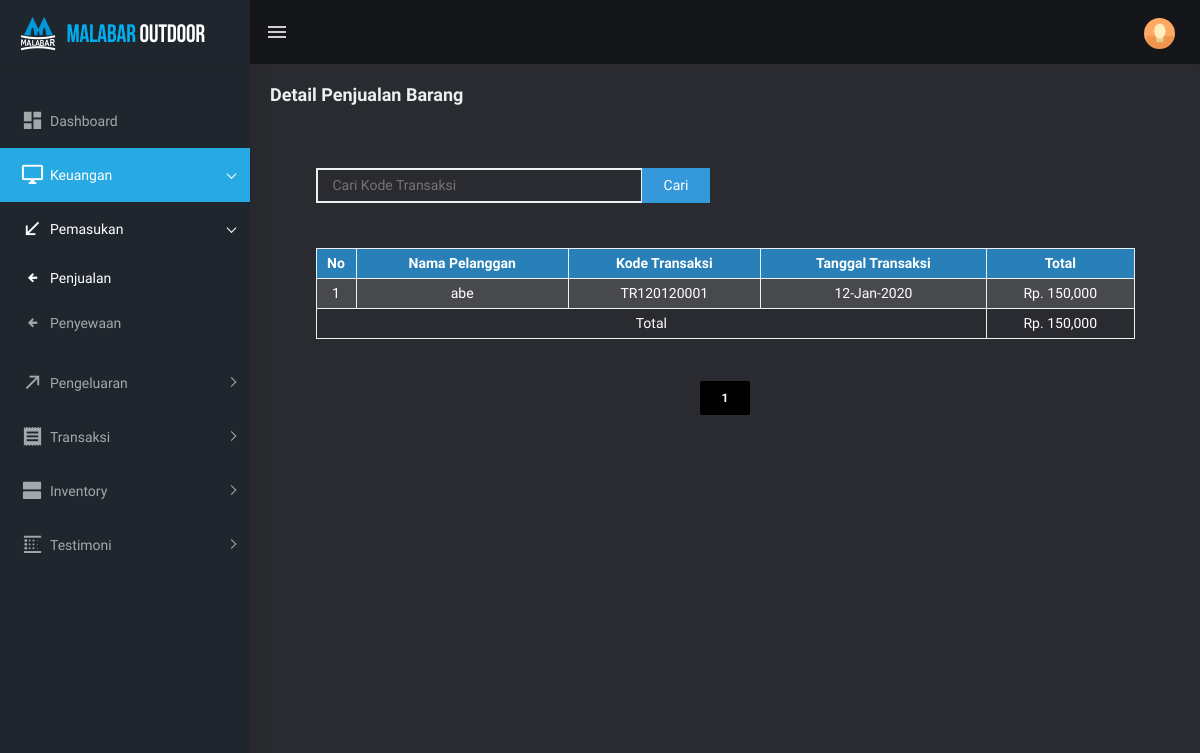
The page /admin/html/owner/pemasukanjual.php (signed in) on the database as committed earlier.
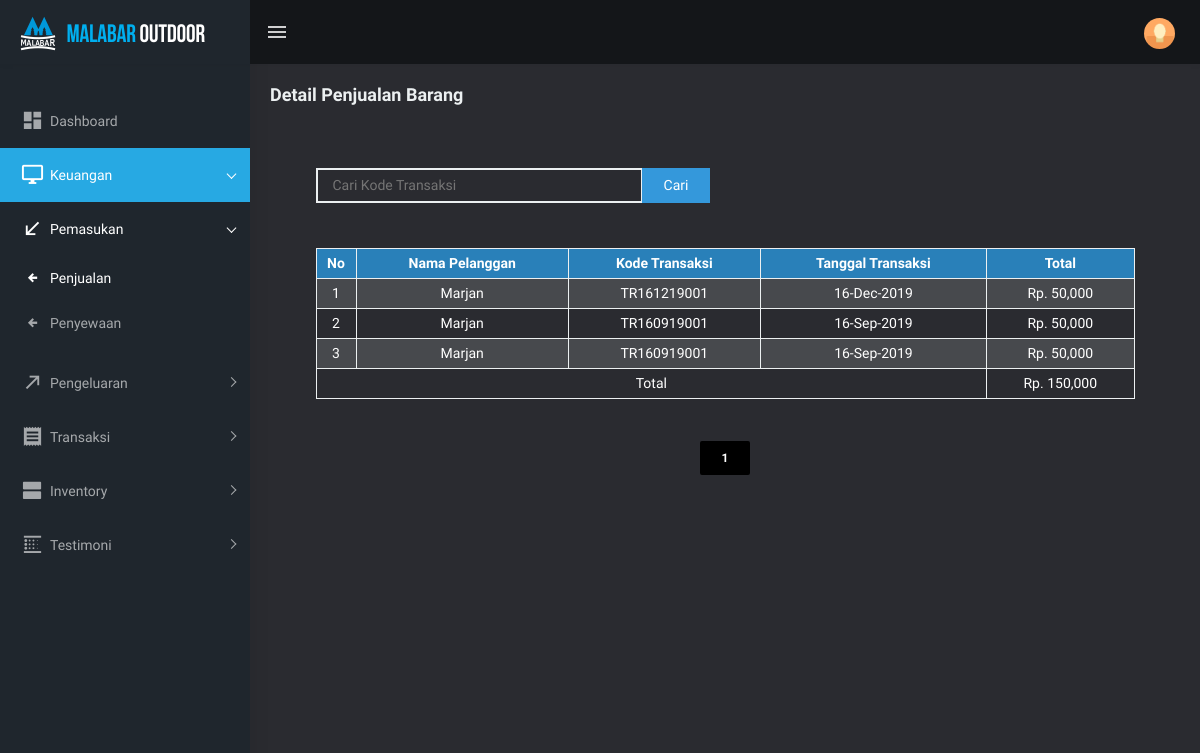
The same page on the database as committed later.
### tables this page shows
CREATE TABLE `jual` (
  `kdJual` varchar(9) NOT NULL,
  `jmlhBrg` int(11) NOT NULL,
  `subTotal` int(11) NOT NULL,
  `kdTransaksi` varchar(11) NOT NULL,
  `idBrg` varchar(9) NOT NULL
);

CREATE TABLE `transaksi` (
  `kdTransaksi` varchar(11) NOT NULL,
  `tglTransaksi` date NOT NULL,
  `totalBayarJual` int(11) NOT NULL,
  `totalBayarSewa` int(11) NOT NULL,
  `totalHarga` int(11) NOT NULL,
  `keterangan` text DEFAULT NULL,
  `status` varchar(30) NOT NULL,
  `alamat` text NOT NULL,
  `fotoPembayaran` varchar(200) DEFAULT NULL,
  `idUser` varchar(9) NOT NULL
);

### admin/html/owner/pemasukanjual.php (the view, shortened to what this page needs)
<?php
include "../../../config.php";
$halaman = 15;
$page = isset($_GET["halaman"]) ? (int)$_GET["halaman"] : 1;
$mulai = ($page>1) ? ($page * $halaman) - $halaman : 0;
$result = mysqli_query($koneksi,"select * from jual join transaksi on transaksi.kdTransaksi = jual.kdTransaksi");
$total = mysqli_num_rows($result);
$pages = ceil($total/$halaman);
$pagi = false;
?>
<!DOCTYPE html>
<html dir="ltr" lang="en">
<head>
    <link href="../../assets/libs/flot/css/float-chart.css" rel="stylesheet">
    <link href="../../dist/css/style.min.css" rel="stylesheet">
</head>
<body>
    <div id="main-wrapper">
        <header class="topbar" data-navbarbg="skin5">
            <nav class="navbar top-navbar navbar-expand-md navbar-dark">
                <div class="navbar-header" data-logobg="skin5">
                    <a class="navbar-brand" href="index.php">
                        <b class="logo-icon p-l-10">
                            <img src="../../assets/images/logo-icon.png" alt="homepage" class="light-logo" />
                        </b>
                        <span class="logo-text">
                         <img src="../../assets/images/logo-text.png" alt="homepage" class="light-logo" />
                     </span>
                     </a>
                 </div>
                 <div class="navbar-collapse collapse" id="navbarSupportedContent" data-navbarbg="skin5">
                    <ul class="navbar-nav float-left mr-auto">
                        <li class="nav-item d-none d-md-block"><a class="nav-link sidebartoggler waves-effect waves-light" href="javascript:void(0)" data-sidebartype="mini-sidebar"><i class="mdi mdi-menu font-24"></i></a></li>
                    </ul>
                    <ul class="navbar-nav float-right">
                        <li class="nav-item dropdown">
                            <a class="nav-link dropdown-toggle text-muted waves-effect waves-dark pro-pic" href="" data-toggle="dropdown" aria-haspopup="true" aria-expanded="false"><img src="../../assets/images/users/1.jpg" alt="user" class="rounded-circle" width="31"></a>
                        </li>
                    </ul>
                </div>
            </nav>
        </header>
        <aside class="left-sidebar" data-sidebarbg="skin5">
            <div class="scroll-sidebar">
                <nav class="sidebar-nav">
                    <ul id="sidebarnav" class="p-t-30">
                        <li class="sidebar-item"> <a class="sidebar-link waves-effect waves-dark sidebar-link" href="index.php" aria-expanded="false"><i class="mdi mdi-view-dashboard"></i><span class="hide-menu">Dashboard</span></a></li>
                        <li class="sidebar-item"> <a class="sidebar-link has-arrow waves-effect waves-dark" href="javascript:void(0)" aria-expanded="false"><i class="mdi mdi-monitor"></i><span class="hide-menu">Keuangan </span></a>
                            <ul aria-expanded="false" class="collapse  second-level">
                                <li class="sidebar-item"><a  class="sidebar-link has-arrow waves-effect waves-dark" href="javascript:void(0)" aria-expanded="false"><i class="mdi mdi-arrow-bottom-left"></i><span class="hide-menu"> Pemasukan </span></a>
                                    <ul aria-expanded="false" class="collapse  first-level">
                                        <li class="sidebar-item"><a href="pemasukanjual.php" class="sidebar-link"><i class="mdi mdi-arrow-left-bold"></i><span class="hide-menu"> Penjualan </span></a></li>
                                        <li class="sidebar-item"><a href="pemasukansewa.php" class="sidebar-link"><i class="mdi mdi-arrow-left-bold"></i><span class="hide-menu"> Penyewaan </span></a></li>
                                    </ul>
                                </li>
                                <li class="sidebar-item"><a  class="sidebar-link has-arrow waves-effect waves-dark" href="javascript:void(0)" aria-expanded="false"><i class="mdi mdi-arrow-top-right"></i><span class="hide-menu"> Pengeluaran </span></a>
                                </li>
                            </ul>
                        </li>
                        <li class="sidebar-item"> <a class="sidebar-link has-arrow waves-effect waves-dark" href="javascript:void(0)" aria-expanded="false"><i class="mdi mdi-receipt"></i><span class="hide-menu">Transaksi </span></a>
                        </li>
                        <li class="sidebar-item"> <a class="sidebar-link has-arrow waves-effect waves-dark" href="javascript:void(0)" aria-expanded="false"><i class="mdi mdi-view-agenda"></i><span class="hide-menu">Inventory </span></a>
                        </li>
                        <li class="sidebar-item"> <a class="sidebar-link has-arrow waves-effect waves-dark" href="javascript:void(0)" aria-expanded="false"><i class="mdi mdi-blur-linear"></i><span class="hide-menu">Testimoni </span></a>
                        </li>
                    </ul>
                </nav>
            </div>
        </aside>
        <div class="page-wrapper" style="background-color: #2a2b30; color: rgba(236, 240, 241,1.0); height: 100%;">
            <div class="page-breadcrumb">
                <div class="row">
                    <div class="col-12 d-flex no-block align-items-center">
                        <h4 class="page-title">Detail Penjualan Barang</h4>
                    </div>
                </div>
            </div>
            <div class="container-fluid" style="height: 100%;">
                <center>
                    <br><br>
                    <form method="post">
                        <div style="width: 90%; text-align: left;">
                            <input type="text" name="cari" class="inblock" placeholder="Cari Kode Transaksi">
                            <button class="cari" name="submit">Cari</button>
                        </div>
                    </form>
                    <table>
                        <tr>
                            <th>No</th>
                            <th>Nama Pelanggan</th>
                            <th>Kode Transaksi</th>
                            <th>Tanggal Transaksi</th>
                            <th>Total</th>
                        </tr>
                        <?php
                        $no=1;
                        $total = 0;
                        if (isset($_POST['submit'])) {
                            $kdTransaksi = $_POST['cari'];
                            $ambil = mysqli_query($koneksi,"select * from jual join transaksi on transaksi.kdTransaksi = jual.kdTransaksi where transaksi.kdTransaksi like '%".$kdTransaksi."%' ORDER BY `transaksi`.`tglTransaksi` DESC");
                            if ($ambil)
                            {
                                while($pecah = mysqli_fetch_assoc($ambil)){
                                    $kdTransaksi = $pecah['kdTransaksi'];
                                    $trf = mysqli_query($koneksi,"SELECT namaUser,tglTransaksi FROM `transaksi` join user on transaksi.idUser = user.idUser where kdTransaksi = '$kdTransaksi'");
                                    $transaksi = mysqli_fetch_assoc($trf);
                                    ?>
                                    <tr>
                                        <td><?php echo $no ?></td>
                                        <td><?php echo $transaksi['namaUser'] ?></td>
                                        <td><?php echo $kdTransaksi ?></td>
                                        <td><?php echo date("d-M-Y", strtotime($transaksi['tglTransaksi']))?></td>
                                        <td><?php echo "Rp. ",number_format($pecah['subTotal'])?></td>
                                    </tr>
                                    <?php
                                    $total = $total+$pecah['subTotal'];
                                    $no++;
                                }
                            }
                            ?>
                            <tr>
                                <td colspan="4">Total</td>
                                <td><?php echo "Rp. ",number_format($total) ?></td>
                            </tr>
                            <?php
                        }
                        else
                        {
                            $pagi = true;
                            $ambil = mysqli_query($koneksi,"select * from jual join transaksi on transaksi.kdTransaksi = jual.kdTransaksi ORDER BY `transaksi`.`tglTransaksi` DESC LIMIT $mulai, $halaman");
                            if ($ambil)
                            {
                                while($pecah = mysqli_fetch_assoc($ambil)){
                                    $kdTransaksi = $pecah['kdTransaksi'];
                                    $trf = mysqli_query($koneksi,"SELECT namaUser,tglTransaksi FROM `transaksi` join user on transaksi.idUser = user.idUser where kdTransaksi = '$kdTransaksi'");
                                    $transaksi = mysqli_fetch_assoc($trf);
                                    ?>
                                    <tr>
                                        <td><?php echo $no ?></td>
                                        <td><?php echo $transaksi['namaUser'] ?></td>
                                        <td><?php echo $kdTransaksi ?></td>
                                        <td><?php echo date("d-M-Y", strtotime($transaksi['tglTransaksi']))?></td>
                                        <td><?php echo "Rp. ",number_format($pecah['subTotal'])?></td>
                                    </tr>
                                    <?php
                                    $total = $total+$pecah['subTotal'];
                                    $no++;
                                }
                            }
                            ?>
                            <tr>
                                <td colspan="4">Total</td>
                                <td><?php echo "Rp. ",number_format($total) ?></td>
                            </tr>
                            <?php
                        }
                        ?>
                    </table>
                    <br><br>
                    <?php
                    if ($pagi == true ){ ?>
                        <div align="center">
                            <?php for ($i=1; $i<=$pages ; $i++){ ?>
                                <a href="?halaman=<?php echo $i; ?>" class="btn btn-black"><?php echo $i; ?></a>
                            <?php } ?>
                        </div>
                        <?php
                    }
                    ?>
                </center>
            </div>
        </div>
    </div>
</body>
</html>

### admin/html/owner/pemasukanjual.php (style rules this page uses)
.inblock { display: inline-block; }
body { background-color: #2a2b30; }
table { border-collapse: collapse; width: 90%; text-align: center; font-size: 14px; color: white; margin-top: 5%; }
th { background-color: rgba(41, 128, 185,1.0); }
th, td { border : 1px solid #ecf0f1; padding-top: 4px; padding-bottom: 4px; }
tr:nth-child(even) { background-color: rgba(236, 240, 241,0.15) }
input[type=text] { padding-top: 5px; padding-bottom: 5px; padding-right: 15px; padding-left: 15px; border : 2px solid #ecf0f1; background-color: rgba(0,0,0,0); width: 40%; }
.cari { margin-left: -5px; padding-top: 5px; padding-bottom: 5px; padding-right: 20px; padding-left: 20px; border : 2px solid #3498db; background-color: #3498db; color: white; }
.btn.btn-black { border-width: 2px; border-color: #000; background: #000; color: #fff; }
.btn { text-transform: uppercase; font-size: 12px; font-weight: 900; padding: 6px 20px; }

Rows that differ between the two databases and show on the page:
added jual: namaUser "Marjan", kdTransaksi.kdTransaksi "TR161219001", tglTransaksi "16-Dec-2019", subTotal "50,000"
changed jual (number 2 of 3 on the later page): namaUser "abe" → "Marjan"; kdTransaksi.kdTransaksi "TR120120001" → "TR160919001"; tglTransaksi "12-Jan-2020" → "16-Sep-2019"; subTotal "150,000" → "50,000"
added jual: namaUser "Marjan", kdTransaksi.kdTransaksi "TR160919001", tglTransaksi "16-Sep-2019", subTotal "50,000"
